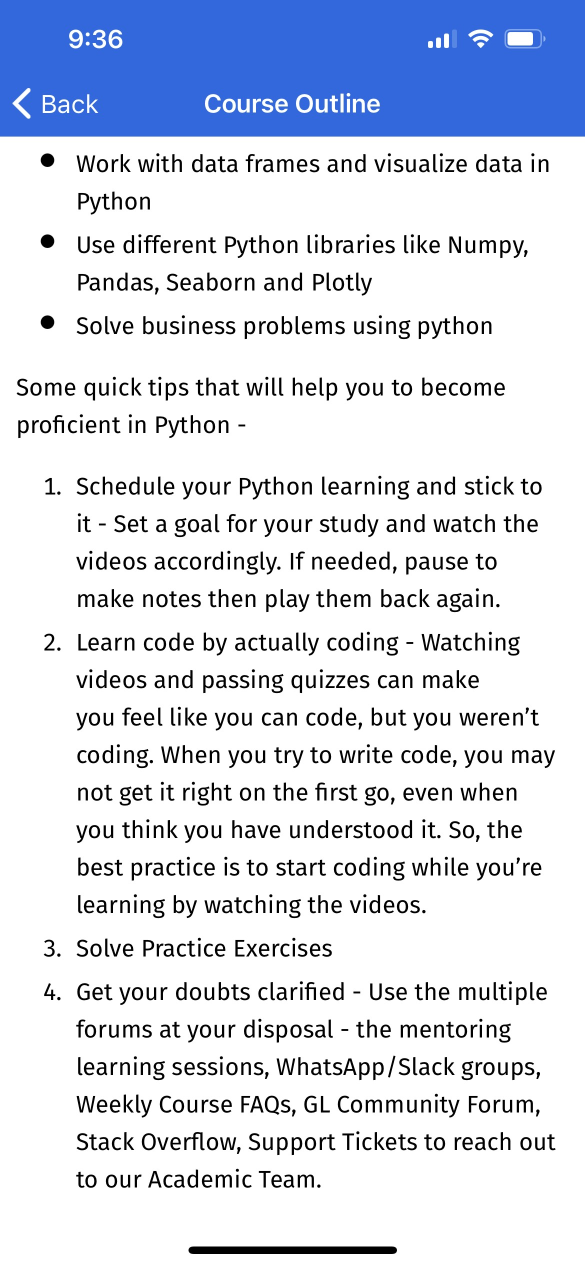
#> input picture Faris Python Learning/IMG_3739.jpeg, 1170 x 2532 px (shown at 1/2 size)
$ python -i bent_finder_method_01.py   (imports and definitions only)
#> lines starting #> are read from the running program, lines starting #| are printed output that depends on the picture
# -*- coding: utf-8 -*-
"""
Created on Mon Jan 10 21:17:42 2022

@author: C846604
"""

import cv2 as cv
import numpy as np
import pandas as pd
from scipy.signal import butter, lfilter, lfilter_zi
from scipy.signal import find_peaks
from sklearn.cluster import DBSCAN

#%%
# [46 lines left out: functions butter_lowpass, butter_lowpass_filter, find_bent_edges, not called in this run]


def find_boundaries(img_gray_crp):

    sf = 200
    dst = cv.resize(img_gray_crp, (sf, sf))
    n = 11
    src = cv.GaussianBlur(dst, (n, n), 0)
    kernel_size = 3
    laplacian = cv.Laplacian(src,-1, ksize=kernel_size,scale=5, delta=0,  borderType=cv.BORDER_ISOLATED)
    abs_dst = cv.convertScaleAbs(laplacian)
    filter_output = np.sum(abs_dst, axis=1)
    filter_output = filter_output / filter_output.max()
    peaks, _ = find_peaks(filter_output, height=0.4, distance=20)
    peaks = np.asarray(peaks * img_gray_crp.shape[0] / sf).astype(int)

    return peaks


# [95 lines left out: functions find_all_peaks, brightness, filter_all_peaks_step_01, main, not called in this run]

>>> import cv2
>>> picture = cv2.imread('../Faris Python Learning/IMG_3739.jpeg', cv2.IMREAD_GRAYSCALE)
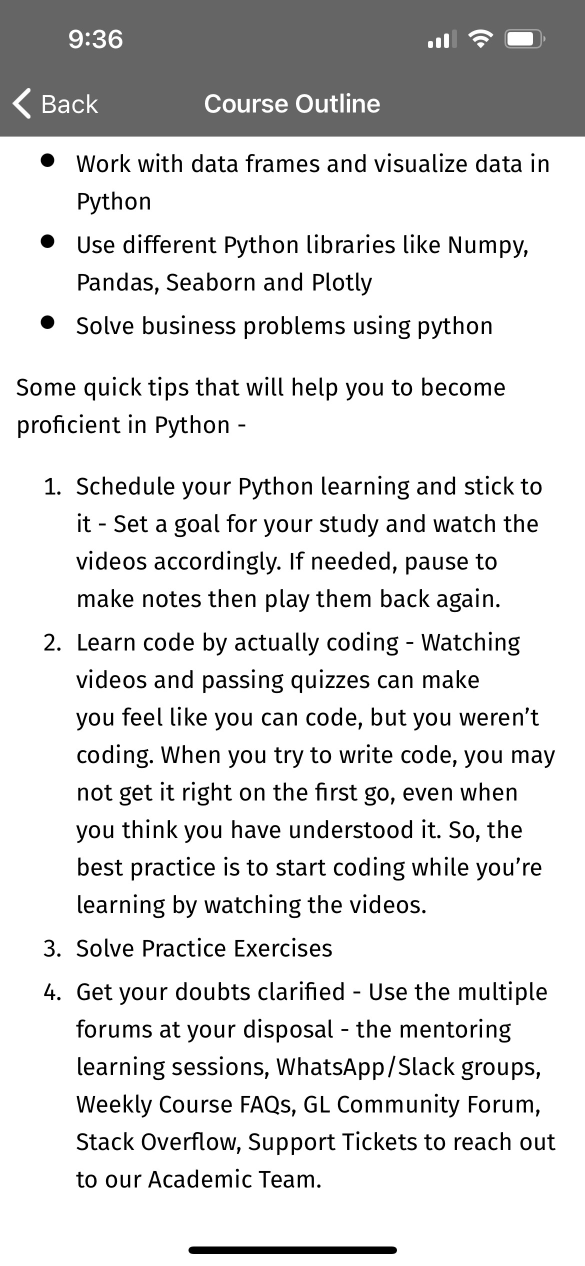
#> picture: shape (2532, 1170) (shown at 1/2 size); min 0, max 255, mean 221
>>> result = find_boundaries(picture)
#> in find_boundaries, `dst = cv.resize(img_gray_crp, (sf, sf))`:
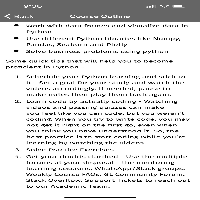
#> dst: shape (200, 200); min 0, max 255, mean 220.9
#> in find_boundaries, `src = cv.GaussianBlur(dst, (n, n), 0)`:
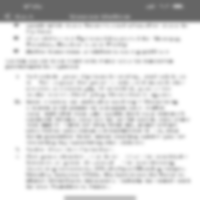
#> src: shape (200, 200); min 101, max 255, mean 220.8
#> in find_boundaries, `laplacian = cv.Laplacian(src,-1, ksize=kernel_size,scale=5, delta=0,  ..`:
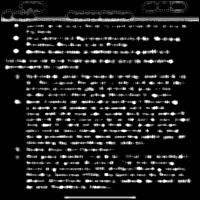
#> laplacian: shape (200, 200); min 0, max 255, mean 29.1
#> in find_boundaries, `filter_output = np.sum(abs_dst, axis=1)`: filter_output = 200 values, max 31300 at index 20, min 0 at index 0, mean 5818.6
#> in find_boundaries, `filter_output = filter_output / filter_output.max()`: filter_output = 200 values, max 1 at index 20, min 0 at index 0, mean 0.186
#> in find_boundaries, `peaks, _ = find_peaks(filter_output, height=0.4, distance=20)`: peaks = [20, 52, 76, 102, 136, 156, 181]
#> in find_boundaries, `peaks = np.asarray(peaks * img_gray_crp.shape[0] / sf).astype(int)`: peaks = [253, 658, 962, 1291, 1721, 1974, 2291]
#> result = [253, 658, 962, 1291, 1721, 1974, 2291]

$ run again, on Faris Python Learning/IMG_3740.jpeg
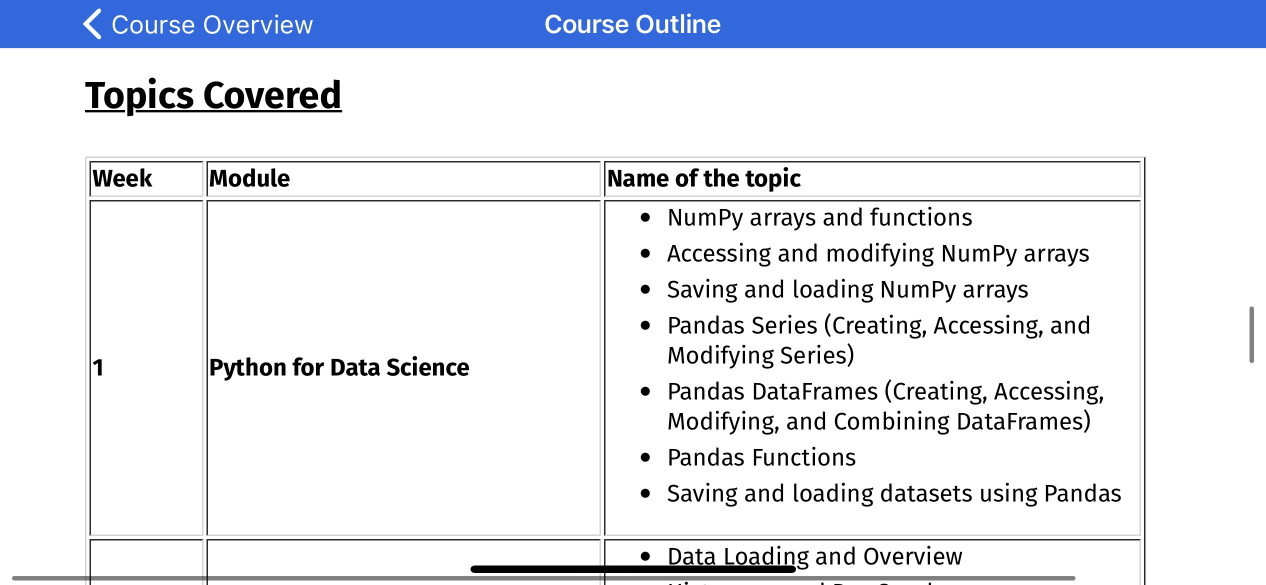
#> input picture Faris Python Learning/IMG_3740.jpeg, 2532 x 1170 px (shown at 1/2 size)
#> in find_boundaries, `src = cv.GaussianBlur(dst, (n, n), 0)`:
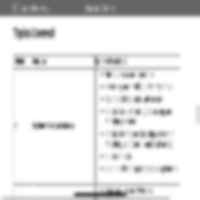
#> src: shape (200, 200); min 68, max 255, mean 228.8
#> in find_boundaries, `laplacian = cv.Laplacian(src,-1, ksize=kernel_size,scale=5, delta=0,  ..`:
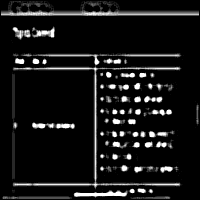
#> laplacian: shape (200, 200); min 0, max 255, mean 23
#> in find_boundaries, `filter_output = np.sum(abs_dst, axis=1)`: filter_output = 200 values, max 39920 at index 14, min 0 at index 0, mean 4607.6
#> in find_boundaries, `filter_output = filter_output / filter_output.max()`: filter_output = 200 values, max 1 at index 14, min 0 at index 0, mean 0.115
#> in find_boundaries, `peaks, _ = find_peaks(filter_output, height=0.4, distance=20)`: peaks = [14, 68, 184]
#> in find_boundaries, `peaks = np.asarray(peaks * img_gray_crp.shape[0] / sf).astype(int)`: peaks = [81, 397, 1076]

$ run again, on Faris Python Learning/IMG_3742.jpeg
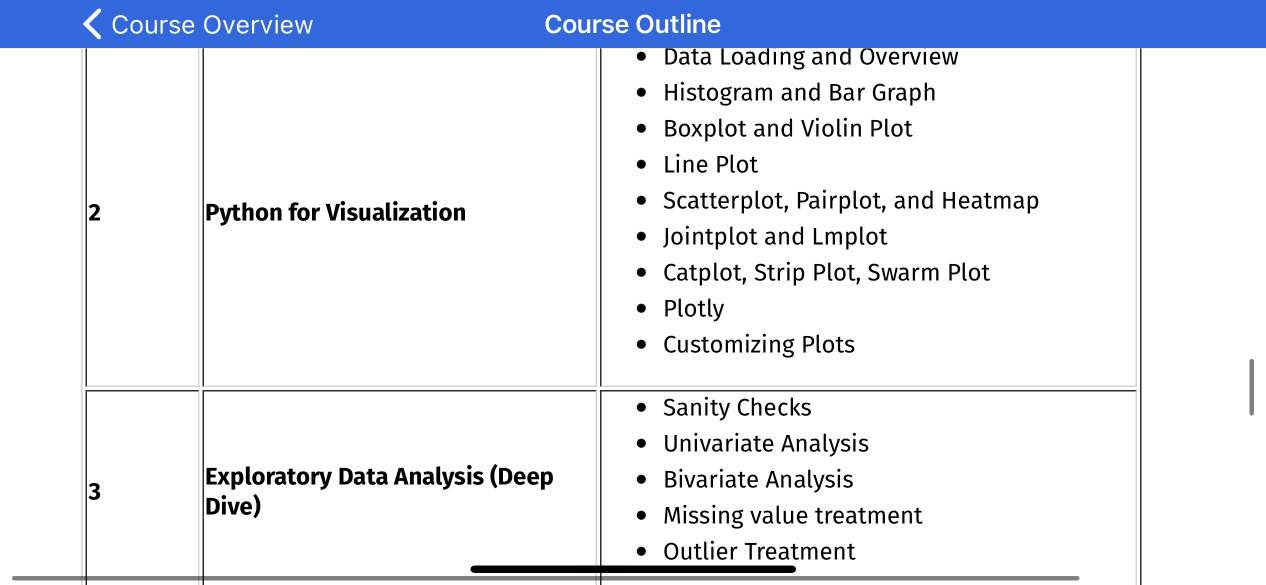
#> input picture Faris Python Learning/IMG_3742.jpeg, 2532 x 1170 px (shown at 1/2 size)
#> in find_boundaries, `src = cv.GaussianBlur(dst, (n, n), 0)`:
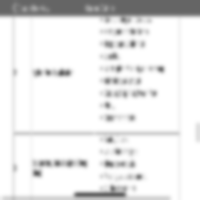
#> src: shape (200, 200); min 98, max 255, mean 232.4
#> in find_boundaries, `laplacian = cv.Laplacian(src,-1, ksize=kernel_size,scale=5, delta=0,  ..`:
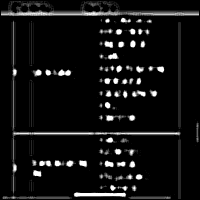
#> laplacian: shape (200, 200); min 0, max 255, mean 18.5
#> in find_boundaries, `filter_output = np.sum(abs_dst, axis=1)`: filter_output = 200 values, max 38220 at index 133, min 0 at index 0, mean 3695.3
#> in find_boundaries, `filter_output = filter_output / filter_output.max()`: filter_output = 200 values, max 1 at index 133, min 0 at index 0, mean 0.0967
#> in find_boundaries, `peaks, _ = find_peaks(filter_output, height=0.4, distance=20)`: peaks = [14, 133]
#> in find_boundaries, `peaks = np.asarray(peaks * img_gray_crp.shape[0] / sf).astype(int)`: peaks = [81, 778]
